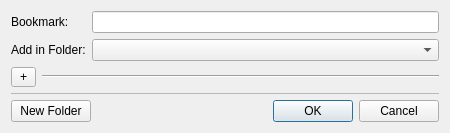
<?xml version="1.0" encoding="UTF-8"?>
<ui version="4.0">
 <class>BookmarkDialog</class>
 <widget class="QDialog" name="BookmarkDialog">
  <property name="geometry">
   <rect>
    <x>0</x>
    <y>0</y>
    <width>450</width>
    <height>133</height>
   </rect>
  </property>
  <property name="sizePolicy">
   <sizepolicy hsizetype="Preferred" vsizetype="Preferred">
    <horstretch>0</horstretch>
    <verstretch>0</verstretch>
   </sizepolicy>
  </property>
  <property name="windowTitle">
   <string>Add Bookmark</string>
  </property>
  <layout class="QVBoxLayout" name="verticalLayout_3">
   <item>
    <layout class="QHBoxLayout" name="horizontalLayout">
     <item>
      <layout class="QVBoxLayout" name="verticalLayout_2">
       <item>
        <widget class="QLabel" name="label">
         <property name="text">
          <string>Bookmark:</string>
         </property>
        </widget>
       </item>
       <item>
        <widget class="QLabel" name="label_2">
         <property name="text">
          <string>Add in Folder:</string>
         </property>
        </widget>
       </item>
      </layout>
     </item>
     <item>
      <layout class="QVBoxLayout" name="verticalLayout">
       <item>
        <widget class="QLineEdit" name="bookmarkEdit"/>
       </item>
       <item>
        <widget class="QComboBox" name="bookmarkFolders"/>
       </item>
      </layout>
     </item>
    </layout>
   </item>
   <item>
    <layout class="QHBoxLayout" name="horizontalLayout_3">
     <item>
      <widget class="QToolButton" name="toolButton">
       <property name="minimumSize">
        <size>
         <width>25</width>
         <height>20</height>
        </size>
       </property>
       <property name="text">
        <string>+</string>
       </property>
      </widget>
     </item>
     <item>
      <widget class="Line" name="line">
       <property name="orientation">
        <enum>Qt::Horizontal</enum>
       </property>
      </widget>
     </item>
    </layout>
   </item>
   <item>
    <widget class="QTreeView" name="treeView">
     <property name="sizePolicy">
      <sizepolicy hsizetype="Expanding" vsizetype="Ignored">
       <horstretch>0</horstretch>
       <verstretch>0</verstretch>
      </sizepolicy>
     </property>
     <property name="uniformRowHeights">
      <bool>true</bool>
     </property>
     <property name="allColumnsShowFocus">
      <bool>true</bool>
     </property>
     <property name="headerHidden">
      <bool>true</bool>
     </property>
    </widget>
   </item>
   <item>
    <layout class="QHBoxLayout" name="horizontalLayout_4">
     <item>
      <widget class="QPushButton" name="newFolderButton">
       <property name="text">
        <string>New Folder</string>
       </property>
      </widget>
     </item>
     <item>
      <widget class="QDialogButtonBox" name="buttonBox">
       <property name="orientation">
        <enum>Qt::Horizontal</enum>
       </property>
       <property name="standardButtons">
        <set>QDialogButtonBox::Cancel|QDialogButtonBox::Ok</set>
       </property>
      </widget>
     </item>
    </layout>
   </item>
  </layout>
 </widget>
 <resources/>
 <connections>
  <connection>
   <sender>buttonBox</sender>
   <signal>accepted()</signal>
   <receiver>BookmarkDialog</receiver>
   <slot>accept()</slot>
   <hints>
    <hint type="sourcelabel">
     <x>248</x>
     <y>254</y>
    </hint>
    <hint type="destinationlabel">
     <x>157</x>
     <y>274</y>
    </hint>
   </hints>
  </connection>
  <connection>
   <sender>buttonBox</sender>
   <signal>rejected()</signal>
   <receiver>BookmarkDialog</receiver>
   <slot>reject()</slot>
   <hints>
    <hint type="sourcelabel">
     <x>316</x>
     <y>260</y>
    </hint>
    <hint type="destinationlabel">
     <x>286</x>
     <y>274</y>
    </hint>
   </hints>
  </connection>
 </connections>
</ui>
